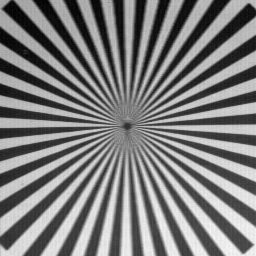
#> input picture imagini/testpat1.bmp, 256 x 256 px
$ python -i filtre.py   (imports and definitions only)
#> lines starting #> are read from the running program, lines starting #| are printed output that depends on the picture
#> further down, picture is the input picture: PIL image 256x256 L; min 0, max 244, mean 124.7
"""
filtre.py — Filtre de procesare a imaginilor
=============================================
Conține:
  • Filtre pixel-cu-pixel (grayscale, binarizare, CMYK, negative, YUV, YCbCr, HSV, RGB back)
  • Filtre pe imagine întreagă bazate pe kernel 3×3 (mediere, median, minim, maxim, accentuare)
  • Filtre noi: Laplacian, eliminare zgomot Gaussian, SNR (2 variante)
  • Filtre detecție contur: Vertical, Horizontal, Sobel V/H, Scharr V/H
  • Laplacianul Gaussianului (LoG)
  • Egalizare histogramă
  • Operații morfologice: dilatare, eroziune, deschidere, închidere (Lab 5)
"""

import math
from PIL import Image


#  FILTRE GRAYSCALE — Lab 1 & 2

# [341 lines left out: functions filter_gray_1, filter_gray_2, filter_gray_3, binarizare, filtru_cmyk, filtru_negativ and 10 more, not called in this run]


#  FILTRUL LAPLACIAN

def filtru_laplacian(img):
    """
    Filtrul Laplacian pentru detectarea marginilor.
    Kernelul:
        [-1 -1 -1]
        [-1  8 -1]
        [-1 -1 -1]
    Produce margini de un singur pixel. Pixelii luminoși lângă cei întunecați
    devin mai luminoși și invers.
    Imaginea este mai întâi convertită la grayscale pentru calcul,
    iar rezultatul este salvat ca RGB (R=G=B=valoare).

    """
    # Kernel Laplacian 3×3
    kernel = [
        [-1, -1, -1],
        [-1,  8, -1],
        [-1, -1, -1]
    ]
    # Convertim la grayscale pentru calcul
    gray = img.convert("L").convert("RGB")
    w, h = gray.size
    dst = Image.new("RGB", (w, h), (0, 0, 0))
    src_px = gray.load()
    dst_px = dst.load()

    for y in range(1, h - 1):
        for x in range(1, w - 1):
            total = 0
            for m in range(-1, 2):
                for n in range(-1, 2):
                    # Luăm doar canalul R (imagine grayscale => R=G=B)
                    total += kernel[m + 1][n + 1] * src_px[x + m, y + n][0]
            # Clampăm valoarea la [0, 255]
            val = max(0, min(255, abs(total)))
            dst_px[x, y] = (val, val, val)
    return dst


#  ELIMINARE ZGOMOT GAUSSIAN — Lab 6

# [31 lines left out: function filtru_gaussian_noise_removal, not called in this run]


#  FILTRE DETECȚIE CONTUR


# Definim kernelele de detecție a contururilor conform laboratorului
FILTER_VERTICAL  = [[1, 0, -1], [1, 0, -1], [1, 0, -1]]
FILTER_HORIZONTAL= [[1, 1, 1], [0, 0, 0], [-1, -1, -1]]
FILTER_SOBEL_V   = [[1, 0, -1], [2, 0, -2], [1, 0, -1]]   # Sobel pe X (detectează margini verticale)
FILTER_SOBEL_H   = [[1, 2, 1], [0, 0, 0], [-1, -2, -1]]   # Sobel pe Y (detectează margini orizontale)
FILTER_SCHARR_V  = [[3, 0, -3], [10, 0, -10], [3, 0, -3]]  # Scharr pe X (mai precis decât Sobel)
FILTER_SCHARR_H  = [[3, 10, 3], [0, 0, 0], [-3, -10, -3]]  # Scharr pe Y


# [28 lines left out: function _apply_edge_kernel, not called in this run]


def filtru_contur_vertical(img):
    """Detectează marginile verticale cu filtrul simplu."""
    return _apply_edge_kernel(img, FILTER_VERTICAL)


def filtru_contur_orizontal(img):
    """Detectează marginile orizontale cu filtrul simplu."""
    return _apply_edge_kernel(img, FILTER_HORIZONTAL)


# [39 lines left out: functions filtru_sobel_v, filtru_sobel_h, filtru_scharr_v, filtru_scharr_h, not called in this run]


#  LAPLACIANUL GAUSSIANULUI (LoG) — Lab 8

def _gaussian_kernel(size, sigma):
    """
    Generează un kernel Gaussian de dimensiunea 'size' x 'size' cu deviația 'sigma'.
    Formula: G(i,j) = exp(-(i^2 + j^2) / (2*sigma^2))
    Kernelul este normalizat astfel încât suma coeficienților = 1.
    """
    half = size // 2
    kernel = []
    total = 0.0
    for i in range(-half, half + 1):
        row = []
        for j in range(-half, half + 1):
            val = math.exp(-(i * i + j * j) / (2 * sigma * sigma))
            row.append(val)
            total += val
        kernel.append(row)
    # Normalizare
    for i in range(size):
        for j in range(size):
            kernel[i][j] /= total
    return kernel


def _apply_gaussian_filter(img, size=3, sigma=1.4):
    """
    Aplică un filtru Gaussian de dimensiune 'size' x 'size' cu sigma dat.
    Returnează o nouă imagine PIL (grayscale convertit la RGB).
    """
#> called with size = 3, sigma = 1.4
    gray = img.convert("L")
    w, h = gray.size
#> w = 256; h = 256
    src_px = gray.load()
    dst = Image.new("L", (w, h), 0)
#> dst: PIL image 256x256 L; every value is 0
    dst_px = dst.load()
    kernel = _gaussian_kernel(size, sigma)
    half = size // 2

    for y in range(half, h - half):
        for x in range(half, w - half):
            total = 0.0
            for i in range(-half, half + 1):
                for j in range(-half, half + 1):
                    total += kernel[i + half][j + half] * src_px[x + j, y + i]
            dst_px[x, y] = max(0, min(255, int(round(total))))
    return dst.convert("RGB")
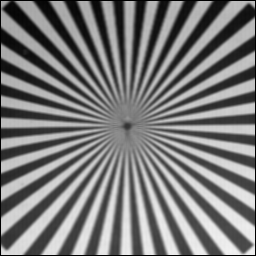
#> returned value: PIL image 256x256 RGB; min 0, max 242, mean 122.7


def filtru_log(img):
    """
    Laplacianul Gaussianului (LoG) — detectare margini cu netezire.
    Pași:
      1. Aplică filtrul Gaussian 3×3 cu sigma=1.4 pentru a reduce zgomotul
      2. Aplică filtrul Laplacian pe imaginea netezită
    Efect: detectează marginile cu mai puțin zgomot față de Laplacianul simplu.
    """
    smoothed = _apply_gaussian_filter(img, size=3, sigma=1.4)
    return filtru_laplacian(smoothed)
#> in filtru_laplacian, `dst = Image.new("RGB", (w, h), (0, 0, 0))`: dst: PIL image 256x256 RGB; every value is 0
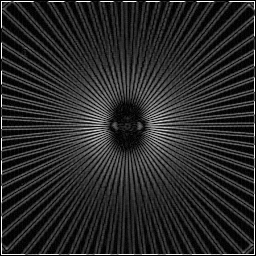
#> returned value: PIL image 256x256 RGB; min 0, max 255, mean 41.3


#  DICȚIONARE DE MAPARE — folosite de app.py

# Filtre pixel-cu-pixel (funcție(r,g,b,v) -> (nr,ng,nb))
filters_map = {
    "gray(1)":   filter_gray_1,       # Grayscale medie aritmetică
    "gray(2)":   filter_gray_2,       # Grayscale luminanță perceptuală
    "gray(3)":   filter_gray_3,       # Grayscale desaturare
    "binarize":  binarizare,          # Binarizare cu prag
    "cmyk":      filtru_cmyk,         # Spațiu CMYK
    "negative":  filtru_negativ,      # Negativ
    "yuv":       filtru_yuv,          # Spațiu YUV
    "ycbcr":     filtru_ycbcr,        # Spațiu YCbCr
    "rgb_back":  rgb_back,            # Conversie inversă YCbCr->RGB
    "hsv":       filtru_hsv,          # Spațiu HSV
}

# Filtre pe imagine întreagă (funcție(img, v) -> img)
filters_map_img = {
    "mediere":           lambda img, v: filtru_mediere(img),
    "median":            lambda img, v: filtru_median(img),
    "minim":             lambda img, v: filtru_minim(img),
    "maxim":             lambda img, v: filtru_maxim(img),
    "accentuare":        lambda img, v: filtru_accentuare(img, v["alpha"]),
    "laplacian":         lambda img, v: filtru_laplacian(img),
    "gaussian_denoise":  lambda img, v: filtru_gaussian_noise_removal(img),
    "log":               lambda img, v: filtru_log(img),
    "contur_v":          lambda img, v: filtru_contur_vertical(img),
    "contur_h":          lambda img, v: filtru_contur_orizontal(img),
    "sobel_v":           lambda img, v: filtru_sobel_v(img),
    "sobel_h":           lambda img, v: filtru_sobel_h(img),
    "scharr_v":          lambda img, v: filtru_scharr_v(img),
    "scharr_h":          lambda img, v: filtru_scharr_h(img),
}


#  EGALIZARE HISTOGRAMĂ

# [139 lines left out: functions equalize_histogram, _to_binary, _from_binary, dilate, erode, opening and 1 more, not called in this run]

>>> from PIL import Image
>>> picture = Image.open('../imagini/testpat1.bmp')
>>> result = filtru_log(picture)

$ run again, on imagini/afmsurf.bmp
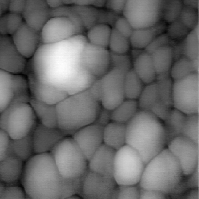
#> input picture imagini/afmsurf.bmp, 199 x 199 px
#> picture is the input picture: PIL image 199x199 L; min 3, max 254, mean 103.3
#> in filtru_log, `return filtru_laplacian(smoothed)`:
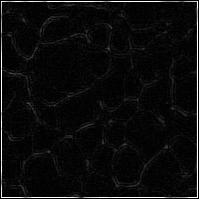
#> returned value: PIL image 199x199 RGB; min 0, max 255, mean 11.3
